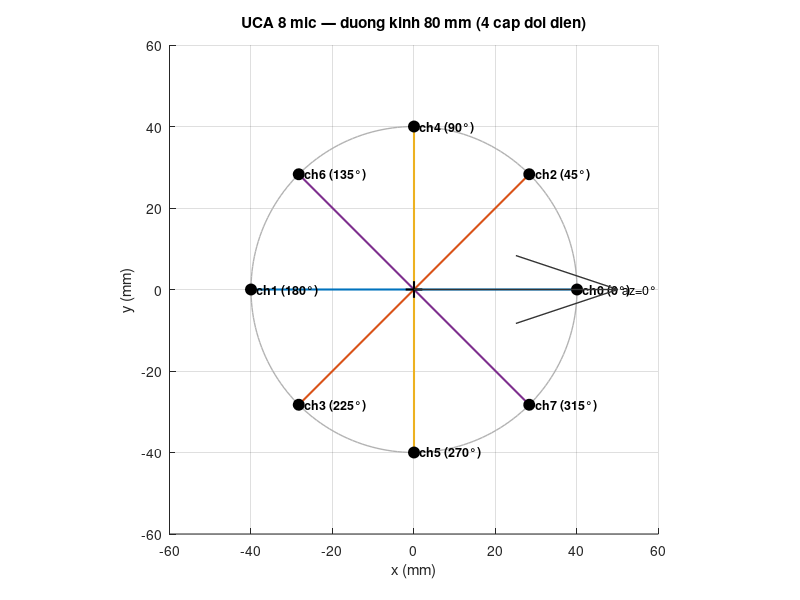

Write MATLAB code to recreate this figure.
%% doa_array_table.m
% Hai tinh nang:
%   1) Ve hinh hoc mang mic (UCA 8 mic, cap doi dien)
%   2) In bang delay TDOA (16 huong x 4 cap) cho thuat toan table-matching
%
% Chay:  doa_array_table

function doa_array_table

    % ----- Tham so -----------------------------------------------------
    R    = 0.040;     % ban kinh UCA (m) -> duong kinh 80 mm
    Fs   = 16000;     % tan so lay mau (Hz)
    C    = 343.0;     % van toc am (m/s)
    N_AZ = 16;        % so huong co dinh (16 -> 22.5 deg)

    % Goc tung kenh (channel-major), cap doi dien: (ch0,ch1)(ch2,ch3)...
    ch_ang = [0, 180, 45, 225, 90, 270, 135, 315];   % do
    mic_x  = R * cosd(ch_ang) * 1e3;                 % mm
    mic_y  = R * sind(ch_ang) * 1e3;

    % =====================================================================
    % 1) VE HINH HOC MANG MIC
    % =====================================================================
    figure('Name','Mic array geometry','Color','w');
    hold on; axis equal; grid on;

    % vong tron mang
    th = linspace(0, 2*pi, 200);
    plot(R*1e3*cos(th), R*1e3*sin(th), 'Color',[0.7 0.7 0.7], 'LineWidth',1);

    % 4 cap doi dien - moi cap mot mau
    pair_col = lines(4);
    for p = 0:3
        iL = 2*p + 1;  iR = 2*p + 2;   % index MATLAB (ch2p, ch2p+1)
        plot([mic_x(iL) mic_x(iR)], [mic_y(iL) mic_y(iR)], ...
             '-', 'Color', pair_col(p+1,:), 'LineWidth', 1.5);
    end

    % cac mic + nhan
    plot(mic_x, mic_y, 'ko', 'MarkerFaceColor','k', 'MarkerSize',8);
    plot(0, 0, 'k+', 'MarkerSize',12, 'LineWidth',1.5);   % tam mang
    for i = 1:8
        txt = sprintf('  ch%d (%g°)', i-1, ch_ang(i));
        text(mic_x(i), mic_y(i), txt, 'FontSize',9, 'FontWeight','bold');
    end

    % truc azimuth
    quiver(0, 0, R*1e3*1.25, 0, 0, 'Color',[0.2 0.2 0.2], ...
           'MaxHeadSize',0.3, 'LineWidth',1);
    text(R*1e3*1.28, 0, 'az=0°', 'FontSize',9);

    lim = R*1e3*1.5;
    xlim([-lim lim]); ylim([-lim lim]);
    xlabel('x (mm)'); ylabel('y (mm)');
    title(sprintf('UCA %d mic — duong kinh %g mm (4 cap doi dien)', 8, 2*R*1e3));

    % =====================================================================
    % 2) IN BANG DELAY TDOA
    % =====================================================================
    phi   = (0:3) * 45;                  % goc baseline tung cap (deg)
    angles = (0:N_AZ-1) * (360/N_AZ);    % huong ung vien (deg)
    scale = (Fs/C) * 2*R;                % (Fs/C)*2R, tre cuc dai (mau)

    table = zeros(N_AZ, 4);
    for a = 1:N_AZ
        for k = 1:4
            table(a,k) = scale * cosd(angles(a) - phi(k));
        end
    end

    fprintf('\n=== Bang delay TDOA ===\n');
    fprintf('R=%.0fmm (D=%.0fmm), Fs=%dHz, C=%.0fm/s, %d huong (buoc %.1f°)\n', ...
            R*1e3, 2*R*1e3, Fs, C, N_AZ, 360/N_AZ);
    fprintf('(Fs/C)*2R = %.6f mau\n\n', scale);
    fprintf('  az(°) | cap0(0°)  cap1(45°)  cap2(90°)  cap3(135°)\n');
    fprintf('  ------+----------------------------------------------\n');
    for a = 1:N_AZ
        fprintf('  %5.1f | %8.4f  %8.4f  %8.4f  %8.4f\n', ...
                angles(a), table(a,1), table(a,2), table(a,3), table(a,4));
    end
    fprintf('\n');
end
